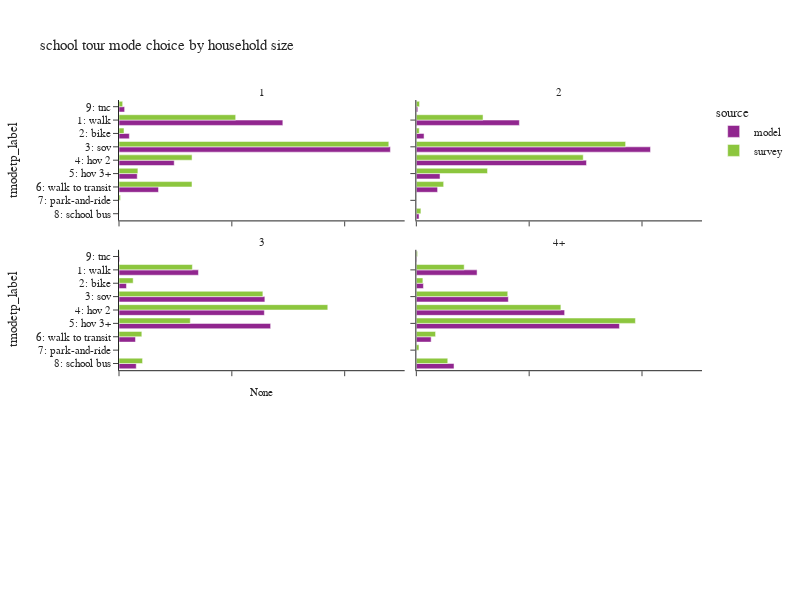

This figure's notebook cell:
### Code cell
plot_mode_choice(wk_tour,"hhsize_4+",
                 {"hhsize_4+":["1","2","3","4+"],
                  "tmodetp_label":["1: walk","2: bike","3: sov","4: hov 2","5: hov 3+","6: walk to transit",
                                   "7: park-and-ride","8: school bus","9: other–survey only"]},
                 "household size",2,600)

### Figure 1 — Plotly figure (JSON) as saved in the notebook; plotly's stock layout.template omitted (floating-point values rounded to 4 significant figures)
{"data": [{"alignmentgroup": "True", "customdata": [[17], [141127], [8919], [233759], [47561], [15706], [34030], [3], [4856]], "hovertemplate": "source=model<br>hhsize_4+=1<br>percentage=%{x}<br>tmodetp_label=%{y}<br>sample_count=%{customdata[0]}<extra></extra>", "legendgroup": "model", "marker": {"color": "#91268F", "pattern": {"shape": ""}}, "name": "model", "offsetgroup": "model", "orientation": "h", "showlegend": true, "textposition": "auto", "type": "bar", "x": [3.498e-05, 0.2904, 0.01835, 0.481, 0.09787, 0.03232, 0.07002, 6.173e-06, 0.009992], "xaxis": "x5", "y": [null, "1: walk", "2: bike", "3: sov", "4: hov 2", "5: hov 3+", "6: walk to transit", "8: school bus", "9: tnc"], "yaxis": "y5"}, {"alignmentgroup": "True", "customdata": [[18], [188739], [14164], [428987], [311706], [43395], [38942], [5005], [2637]], "hovertemplate": "source=model<br>hhsize_4+=2<br>percentage=%{x}<br>tmodetp_label=%{y}<br>sample_count=%{customdata[0]}<extra></extra>", "legendgroup": "model", "marker": {"color": "#91268F", "pattern": {"shape": ""}}, "name": "model", "offsetgroup": "model", "orientation": "h", "showlegend": false, "textposition": "auto", "type": "bar", "x": [1.741e-05, 0.1826, 0.0137, 0.415, 0.3016, 0.04198, 0.03768, 0.004842, 0.002551], "xaxis": "x6", "y": [null, "1: walk", "2: bike", "3: sov", "4: hov 2", "5: hov 3+", "6: walk to transit", "8: school bus", "9: tnc"], "yaxis": "y6"}, {"alignmentgroup": "True", "customdata": [[12], [104880], [9844], [192562], [191892], [200179], [21784], [22753], [873]], "hovertemplate": "source=model<br>hhsize_4+=3<br>percentage=%{x}<br>tmodetp_label=%{y}<br>sample_count=%{customdata[0]}<extra></extra>", "legendgroup": "model", "marker": {"color": "#91268F", "pattern": {"shape": ""}}, "name": "model", "offsetgroup": "model", "orientation": "h", "showlegend": false, "textposition": "auto", "type": "bar", "x": [1.611e-05, 0.1408, 0.01322, 0.2585, 0.2576, 0.2688, 0.02925, 0.03055, 0.001172], "xaxis": "x3", "y": [null, "1: walk", "2: bike", "3: sov", "4: hov 2", "5: hov 3+", "6: walk to transit", "8: school bus", "9: tnc"], "yaxis": "y3"}, {"alignmentgroup": "True", "customdata": [[45], [196021], [22883], [296838], [478529], [655300], [47833], [121593], [1395]], "hovertemplate": "source=model<br>hhsize_4+=4+<br>percentage=%{x}<br>tmodetp_label=%{y}<br>sample_count=%{customdata[0]}<extra></extra>", "legendgroup": "model", "marker": {"color": "#91268F", "pattern": {"shape": ""}}, "name": "model", "offsetgroup": "model", "orientation": "h", "showlegend": false, "textposition": "auto", "type": "bar", "x": [2.472e-05, 0.1077, 0.01257, 0.1631, 0.2629, 0.36, 0.02628, 0.06679, 0.0007663], "xaxis": "x4", "y": [null, "1: walk", "2: bike", "3: sov", "4: hov 2", "5: hov 3+", "6: walk to transit", "8: school bus", "9: tnc"], "yaxis": "y4"}, {"alignmentgroup": "True", "customdata": [[10], [397], [41], [494], [103], [29], [140], [4], [1], [11]], "hovertemplate": "source=survey<br>hhsize_4+=1<br>percentage=%{x}<br>tmodetp_label=%{y}<br>sample_count=%{customdata[0]}<extra></extra>", "legendgroup": "survey", "marker": {"color": "#8CC63E", "pattern": {"shape": ""}}, "name": "survey", "offsetgroup": "survey", "orientation": "h", "showlegend": true, "textposition": "auto", "type": "bar", "x": [0.004221, 0.2068, 0.00887, 0.4782, 0.1295, 0.03348, 0.1294, 0.002699, 0.0003208, 0.006523], "xaxis": "x5", "y": [null, "1: walk", "2: bike", "3: sov", "4: hov 2", "5: hov 3+", "6: walk to transit", "7: park-and-ride", "8: school bus", "9: tnc"], "yaxis": "y5"}, {"alignmentgroup": "True", "customdata": [[10], [419], [40], [625], [592], [146], [62], [4], [7], [11]], "hovertemplate": "source=survey<br>hhsize_4+=2<br>percentage=%{x}<br>tmodetp_label=%{y}<br>sample_count=%{customdata[0]}<extra></extra>", "legendgroup": "survey", "marker": {"color": "#8CC63E", "pattern": {"shape": ""}}, "name": "survey", "offsetgroup": "survey", "orientation": "h", "showlegend": false, "textposition": "auto", "type": "bar", "x": [0.02127, 0.1182, 0.005149, 0.3709, 0.2958, 0.1262, 0.04843, 0.0002136, 0.008104, 0.005678], "xaxis": "x6", "y": [null, "1: walk", "2: bike", "3: sov", "4: hov 2", "5: hov 3+", "6: walk to transit", "7: park-and-ride", "8: school bus", "9: tnc"], "yaxis": "y6"}, {"alignmentgroup": "True", "customdata": [[2], [128], [35], [173], [267], [154], [26], [4], [29], [2]], "hovertemplate": "source=survey<br>hhsize_4+=3<br>percentage=%{x}<br>tmodetp_label=%{y}<br>sample_count=%{customdata[0]}<extra></extra>", "legendgroup": "survey", "marker": {"color": "#8CC63E", "pattern": {"shape": ""}}, "name": "survey", "offsetgroup": "survey", "orientation": "h", "showlegend": false, "textposition": "auto", "type": "bar", "x": [0.009732, 0.1301, 0.02511, 0.255, 0.37, 0.1263, 0.04046, 0.0009032, 0.04176, 0.0005645], "xaxis": "x3", "y": [null, "1: walk", "2: bike", "3: sov", "4: hov 2", "5: hov 3+", "6: walk to transit", "7: park-and-ride", "8: school bus", "9: tnc"], "yaxis": "y3"}, {"alignmentgroup": "True", "customdata": [[3], [165], [23], [175], [290], [636], [38], [4], [125], [2]], "hovertemplate": "source=survey<br>hhsize_4+=4+<br>percentage=%{x}<br>tmodetp_label=%{y}<br>sample_count=%{customdata[0]}<extra></extra>", "legendgroup": "survey", "marker": {"color": "#8CC63E", "pattern": {"shape": ""}}, "name": "survey", "offsetgroup": "survey", "orientation": "h", "showlegend": false, "textposition": "auto", "type": "bar", "x": [0.0003172, 0.08483, 0.01163, 0.162, 0.2562, 0.3883, 0.0341, 0.004657, 0.0557, 0.002165], "xaxis": "x4", "y": [null, "1: walk", "2: bike", "3: sov", "4: hov 2", "5: hov 3+", "6: walk to transit", "7: park-and-ride", "8: school bus", "9: tnc"], "yaxis": "y4"}], "layout": {"annotations": [{"font": {}, "showarrow": false, "text": "None", "x": 0.245, "xanchor": "center", "xref": "paper", "y": 0.2867, "yanchor": "bottom", "yref": "paper"}, {"font": {}, "showarrow": false, "text": "3", "x": 0.245, "xanchor": "center", "xref": "paper", "y": 0.6433, "yanchor": "bottom", "yref": "paper"}, {"font": {}, "showarrow": false, "text": "4+", "x": 0.755, "xanchor": "center", "xref": "paper", "y": 0.6433, "yanchor": "bottom", "yref": "paper"}, {"font": {}, "showarrow": false, "text": "1", "x": 0.245, "xanchor": "center", "xref": "paper", "y": 1.0, "yanchor": "bottom", "yref": "paper"}, {"font": {}, "showarrow": false, "text": "2", "x": 0.755, "xanchor": "center", "xref": "paper", "y": 1.0, "yanchor": "bottom", "yref": "paper"}], "barmode": "group", "height": 600, "legend": {"title": {"text": "source"}, "tracegroupgap": 0}, "title": {"text": "school tour mode choice by household size"}, "width": 800, "xaxis": {"anchor": "y", "domain": [0.0, 0.49], "tickformat": ".1%", "title": {"text": "percentage"}}, "xaxis2": {"anchor": "y2", "domain": [0.51, 1.0], "matches": "x", "tickformat": ".1%", "title": {"text": "percentage"}}, "xaxis3": {"anchor": "y3", "domain": [0.0, 0.49], "matches": "x", "showticklabels": false, "tickformat": ".1%"}, "xaxis4": {"anchor": "y4", "domain": [0.51, 1.0], "matches": "x", "showticklabels": false, "tickformat": ".1%"}, "xaxis5": {"anchor": "y5", "domain": [0.0, 0.49], "matches": "x", "showticklabels": false, "tickformat": ".1%"}, "xaxis6": {"anchor": "y6", "domain": [0.51, 1.0], "matches": "x", "showticklabels": false, "tickformat": ".1%"}, "yaxis": {"anchor": "x", "categoryarray": ["9: other–survey only", "8: school bus", "7: park-and-ride", "6: walk to transit", "5: hov 3+", "4: hov 2", "3: sov", "2: bike", "1: walk"], "categoryorder": "array", "domain": [0.0, 0.2867], "title": {"text": "tmodetp_label"}}, "yaxis2": {"anchor": "x2", "domain": [0.0, 0.2867], "matches": "y", "showticklabels": false}, "yaxis3": {"anchor": "x3", "categoryarray": ["9: other–survey only", "8: school bus", "7: park-and-ride", "6: walk to transit", "5: hov 3+", "4: hov 2", "3: sov", "2: bike", "1: walk"], "categoryorder": "array", "domain": [0.3567, 0.6433], "matches": "y", "title": {"text": "tmodetp_label"}}, "yaxis4": {"anchor": "x4", "domain": [0.3567, 0.6433], "matches": "y", "showticklabels": false}, "yaxis5": {"anchor": "x5", "categoryarray": ["9: other–survey only", "8: school bus", "7: park-and-ride", "6: walk to transit", "5: hov 3+", "4: hov 2", "3: sov", "2: bike", "1: walk"], "categoryorder": "array", "domain": [0.7133, 1.0], "matches": "y", "title": {"text": "tmodetp_label"}}, "yaxis6": {"anchor": "x6", "domain": [0.7133, 1.0], "matches": "y", "showticklabels": false}}}
